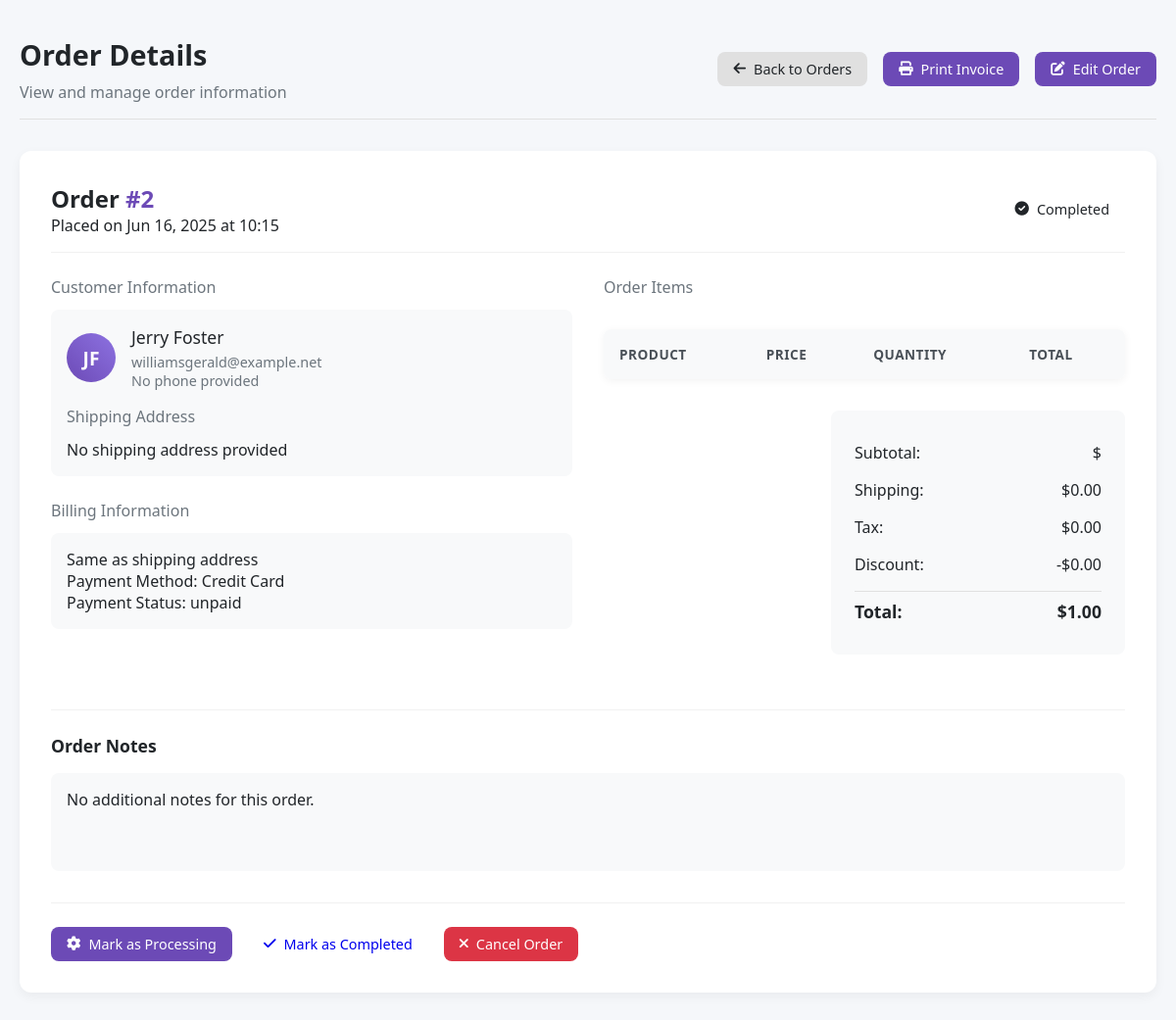
The page /orders/order/2/ on the database its author committed.
### order/models.py (models this page shows, shortened)
class Order(models.Model):
    STATUS_CHOICES = (
        ('pending', 'Pending'),
        ('processing', 'Processing'),
        ('completed', 'Completed'),
        ('cancelled', 'Cancelled'),
    )
    PAYMENT_CHOICES = (
        (1, 'Unpaid'),
        (2, 'Paid'),
    )
    payment_status = models.SmallIntegerField(max_length=20, choices=PAYMENT_CHOICES, default=1, null=False, blank=False)
    shipping_address = models.TextField(blank=True)
    billing_address = models.TextField(blank=True)
    notes = models.TextField(blank=True)
    subtotal = models.DecimalField(max_digits=10, decimal_places=2, default=0)
    customer = models.ForeignKey(Customer, on_delete=models.CASCADE)
    created_at = models.DateTimeField(auto_now_add=True)
    total_amount = models.DecimalField(max_digits=10, decimal_places=2, default=0)
    status = models.CharField(max_length=20, choices=STATUS_CHOICES, default='pending')
    def get_status_display(self):
        return dict(self.STATUS_CHOICES).get(self.status, self.status)
    def get_status_class(self):
        status_classes = {
            'pending': 'status-pending',
            'processing': 'status-processing',
            'completed': 'status-completed',
            'cancelled': 'status-cancelled',
        }
        return status_classes.get(self.status, '')

### customer/models.py (models this page shows, shortened)
class Customer(models.Model):
    SEGMENT = [
        (1, 'New Customer'),
        (2, 'Regular Customer'),
        (3, 'VIP Customer'),
        (4, 'Inactive Customer'),
    ]
    first_name = models.CharField(max_length=30)
    last_name = models.CharField(max_length=30)
    email = models.EmailField()
    segment = models.SmallIntegerField(choices=SEGMENT, max_length=1, default=1)
    orders = models.IntegerField(default=0)
    total_spent = models.DecimalField(max_digits=10, decimal_places=2, default=0)
    last_update = models.DateTimeField(auto_now=True)
    join_date = models.DateTimeField(auto_now_add=True)

### order/views.py (the view)
# urls.py: path('<int:pk>/', OrderDetailView.as_view(), name='order_detail'),
class OrderDetailView(DetailView):
    model = Order
    template_name = 'order_detail.html'
    context_object_name = 'order'

### templates/order_detail.html (shortened to what this page needs)
<!DOCTYPE html>
<html lang="en">
<head>
    <link rel="stylesheet" href="https://cdnjs.cloudflare.com/ajax/libs/font-awesome/6.0.0-beta3/css/all.min.css">
</head>
<body>
    <div class="container">
        <div class="header">
            <div class="page-title">
                <h2>Order Details</h2>
                <p>View and manage order information</p>
            </div>
            <div class="action-buttons">
                <a href="{% url 'order_list' %}" class="btn btn-secondary">
                    <i class="fas fa-arrow-left"></i> Back to Orders
                </a>
                <a href="#" class="btn btn-primary" onclick="window.print()">
                    <i class="fas fa-print"></i> Print Invoice
                </a>
                <a href="{% url 'order_update' order.id %}" class="btn btn-primary">
                    <i class="fas fa-edit"></i> Edit Order
                </a>
            </div>
        </div>
        <div class="order-details-card">
            <div class="order-header">
                <div>
                    <h3>Order <span class="order-id">#{{ order.id }}</span></h3>
                    <p>Placed on {{ order.created_at|date:"M d, Y" }} at {{ order.created_at|time:"H:i" }}</p>
                </div>
                <div>
                    <span class="order-status status-{{ order.get_status_class }}">
                        {% if order.status == 'processing' %}
                        <i class="fas fa-shipping-fast"></i>
                        {% elif order.status == 'completed' %}
                        <i class="fas fa-check-circle"></i>
                        {% elif order.status == 'cancelled' %}
                        <i class="fas fa-times-circle"></i>
                        {% else %}
                        <i class="fas fa-clock"></i>
                        {% endif %}
                        {{ order.get_status_display }}
                    </span>
                </div>
            </div>
            <div class="order-info">
                <div>
                    <div class="info-section">
                        <h4>Customer Information</h4>
                        <div class="info-content">
                            <div class="customer-info">
                                <div class="customer-avatar">
                                    {{ order.customer.first_name|first }}{{ order.customer.last_name|first }}
                                </div>
                                <div class="customer-details">
                                    <h4>{{ order.customer.first_name }} {{ order.customer.last_name }}</h4>
                                    <p>{{ order.customer.email }}</p>
                                    <p>{{ order.customer.phone|default:"No phone provided" }}</p>
                                </div>
                            </div>
                            <div class="shipping-address">
                                <h4>Shipping Address</h4>
                                {% if order.shipping_address %}
                                    <p>{{ order.shipping_address }}</p>
                                {% else %}
                                    <p>No shipping address provided</p>
                                {% endif %}
                            </div>
                        </div>
                    </div>
                    <div class="info-section">
                        <h4>Billing Information</h4>
                        <div class="info-content">
                            {% if order.billing_address %}
                                <p>{{ order.billing_address }}</p>
                            {% else %}
                                <p>Same as shipping address</p>
                            {% endif %}
                            <p>Payment Method: {{ order.get_payment_method_display|default:"Credit Card" }}</p>
                            <p>Payment Status: {{ order.get_payment_status_display|default:"Paid" }}</p>
                        </div>
                    </div>
                </div>
                <div>
                    <div class="info-section">
                        <h4>Order Items</h4>
                        <div class="order-items">
                            <table class="items-table">
                                <thead>
                                    <tr>
                                        <th>Product</th>
                                        <th>Price</th>
                                        <th>Quantity</th>
                                        <th class="text-right">Total</th>
                                    </tr>
                                </thead>
                            </table>
                        </div>
                        <div class="order-summary">
                            <div class="summary-row">
                                <span>Subtotal:</span>
                                <span>${{ order.get_subtotal }}</span>
                            </div>
                            <div class="summary-row">
                                <span>Shipping:</span>
                                <span>${{ order.shipping_cost|default:"0.00" }}</span>
                            </div>
                            <div class="summary-row">
                                <span>Tax:</span>
                                <span>${{ order.tax_amount|default:"0.00" }}</span>
                            </div>
                            <div class="summary-row">
                                <span>Discount:</span>
                                <span>-${{ order.discount_amount|default:"0.00" }}</span>
                            </div>
                            <div class="summary-row total">
                                <span>Total:</span>
                                <span>${{ order.total_amount }}</span>
                            </div>
                        </div>
                    </div>
                </div>
            </div>
            <div class="order-notes">
                <h4>Order Notes</h4>
                <div class="notes-content">
                    {% if order.notes %}
                        {{ order.notes }}
                    {% else %}
                        <p>No additional notes for this order.</p>
                    {% endif %}
                </div>
            </div>
            <div class="status-actions">
                <a href="{% url 'update_order_status' order.id 'processing' %}" class="btn btn-primary">
                    <i class="fas fa-cog"></i> Mark as Processing
                </a>
                <a href="{% url 'update_order_status' order.id 'completed' %}" class="btn btn-success">
                    <i class="fas fa-check"></i> Mark as Completed
                </a>
                <a href="{% url 'update_order_status' order.id 'cancelled' %}" class="btn btn-danger">
                    <i class="fas fa-times"></i> Cancel Order
                </a>
            </div>
        </div>
    </div>
</body>
</html>

### templates/order_detail.html (style rules this page uses)
:root { --primary: #6C4AB6; --secondary: #8D72E1; --accent: #B9E0FF; --light: #F8F9FA; --dark: #212529; --success: #4BB543; --warning: #FFC107; --danger: #DC3545; --processing: #17A2B8; }
* { margin: 0; padding: 0; box-sizing: border-box; font-family: 'Segoe UI', Tahoma, Geneva, Verdana, sans-serif; }
body { background-color: #f5f7fa; color: var(--dark); padding: 20px; min-height: 100vh; }
.container { max-width: 1200px; margin: 0 auto; }
.header { display: flex; justify-content: space-between; align-items: center; margin-bottom: 2rem; padding: 1rem 0; border-bottom: 1px solid #e0e0e0; }
.page-title h2 { font-size: 1.8rem; color: var(--dark); margin-bottom: 0.5rem; }
.page-title p { color: #6c757d; }
.action-buttons { display: flex; gap: 1rem; }
.btn { padding: 0.5rem 1rem; border-radius: 8px; border: none; cursor: pointer; font-weight: 500; transition: all 0.3s ease; display: inline-flex; align-items: center; gap: 0.5rem; text-decoration: none; font-size: 0.9rem; }
.btn-primary { background-color: var(--primary); color: white; }
.btn-secondary { background-color: #e0e0e0; color: var(--dark); }
.btn-danger { background-color: var(--danger); color: white; }
.order-details-card { background: white; border-radius: 12px; padding: 2rem; box-shadow: 0 4px 12px rgba(0, 0, 0, 0.05); margin-bottom: 2rem; }
.order-header { display: flex; justify-content: space-between; align-items: center; margin-bottom: 1.5rem; padding-bottom: 1rem; border-bottom: 1px solid #f1f1f1; }
.order-header h3 { font-size: 1.5rem; font-weight: 600; }
.order-id { color: var(--primary); font-weight: 600; }
.order-status { padding: 0.5rem 1rem; border-radius: 20px; font-size: 0.9rem; font-weight: 500; display: inline-flex; align-items: center; gap: 0.5rem; }
.order-info { display: grid; grid-template-columns: 1fr 1fr; gap: 2rem; margin-bottom: 2rem; }
.info-section { margin-bottom: 1.5rem; }
.info-section h4 { font-size: 1rem; margin-bottom: 0.75rem; color: #6c757d; font-weight: 500; }
.info-content { background: #f8f9fa; border-radius: 8px; padding: 1rem; }
.customer-info { display: flex; align-items: center; gap: 1rem; margin-bottom: 1rem; }
.customer-avatar { width: 50px; height: 50px; border-radius: 50%; background: linear-gradient(45deg, var(--primary), var(--secondary)); display: flex; align-items: center; justify-content: center; color: white; font-size: 1.2rem; font-weight: 600; }
.customer-details h4 { font-size: 1.1rem; margin-bottom: 0.25rem; color: var(--dark); }
.customer-details p { color: #6c757d; font-size: 0.9rem; }
.order-items { margin-top: 2rem; }
.items-table { width: 100%; border-collapse: collapse; background: white; border-radius: 8px; overflow: hidden; box-shadow: 0 2px 8px rgba(0, 0, 0, 0.05); }
.items-table th { background-color: #f8f9fa; padding: 1rem; text-align: left; font-weight: 600; color: #495057; font-size: 0.85rem; text-transform: uppercase; letter-spacing: 0.5px; }
.text-right { text-align: right; }
.order-summary { background: #f8f9fa; border-radius: 8px; padding: 1.5rem; margin-top: 2rem; max-width: 300px; margin-left: auto; }
.summary-row { display: flex; justify-content: space-between; padding: 0.5rem 0; }
.summary-row.total { font-weight: 600; font-size: 1.1rem; margin-top: 0.5rem; padding-top: 0.5rem; border-top: 1px solid #e0e0e0; }
.order-notes { margin-top: 2rem; padding-top: 1.5rem; border-top: 1px solid #f1f1f1; }
.order-notes h4 { font-size: 1.1rem; margin-bottom: 1rem; color: var(--dark); }
.notes-content { background: #f8f9fa; border-radius: 8px; padding: 1rem; min-height: 100px; }
.status-actions { display: flex; gap: 1rem; margin-top: 2rem; padding-top: 1.5rem; border-top: 1px solid #f1f1f1; }

### rows shown on the page
Order: id "2", created_at "Jun 16, 2025", created_at "10:15", status "Completed", customer.first_name|first "J", customer.last_name|first "F", customer.first_name "Jerry", customer.last_name "Foster", customer.email "williamsgerald@example.net", customer.phone "No phone provided", payment_status "unpaid", total_amount "1.00"

### other values the page prints
{{ order.get_payment_method_display|default:"Credit Card" }} "Credit Card"
{{ order.shipping_cost|default:"0.00" }} "0.00"
{{ order.tax_amount|default:"0.00" }} "0.00"
{{ order.discount_amount|default:"0.00" }} "0.00"
